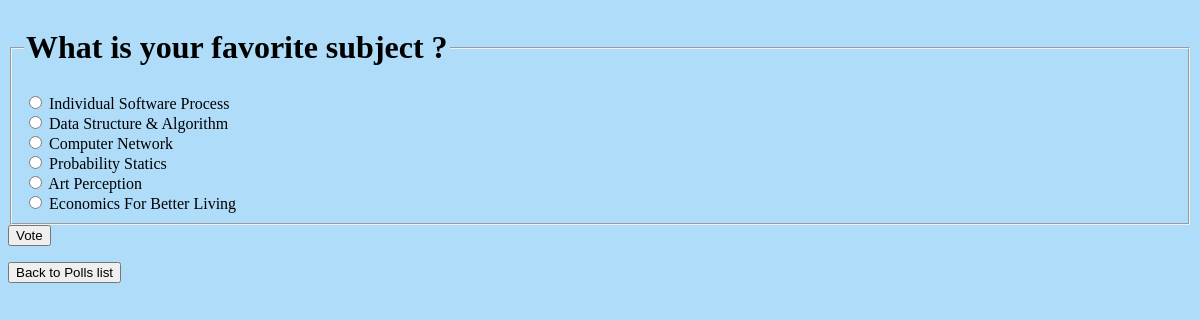
The page /polls/3/ (signed in) on the database its author committed.
### polls/models.py (models this page shows, shortened)
class Question(models.Model):
    question_text = models.CharField(max_length=200)
    pub_date = models.DateTimeField('date published')
    end_date = models.DateTimeField('date ended', null=True)
    def is_published(self):
        return timezone.localtime() >= self.pub_date
    def can_vote(self):
        if self.end_date:
            return self.pub_date <= timezone.localtime() <= self.end_date
        return self.is_published()

class Choice(models.Model):
    question = models.ForeignKey(Question, on_delete=models.CASCADE)
    choice_text = models.CharField(max_length=200)

### polls/views.py (the view, shortened to what this page needs)
# urls.py: path('<int:pk>/', views.DetailView.as_view(), name='detail'),
class DetailView(generic.DetailView, LoginRequiredMixin):
    model = Question
    template_name = 'polls/detail.html'
    def get(self, request, pk):
        if request.user.is_anonymous:
            return redirect(to='http://127.0.0.1:8000/accounts/login')
        user = request.user
        try:
            question = Question.objects.get(pk=pk)
        except (KeyError, Question.DoesNotExist):
            messages.error(request, 'Access to question denied.')
            return HttpResponseRedirect(reverse('polls:index'))
        if question.can_vote():
            try:
                vote_info = (
                    Vote.objects.get(user=user,
                                     choice__in=question.choice_set.all()))
                check = vote_info.choice.choice_text
            except Vote.DoesNotExist:
                check = ''
            return render(request, 'polls/detail.html', {'question': question,
                                                         'check': check})
        elif question.is_published():
            messages.error(request,
                           'Voting period is closed for this question.')
            return HttpResponseRedirect(reverse('polls:results',
                                                args=(question.id,)))
        messages.error(request, 'Access to question denied.')
        return HttpResponseRedirect(reverse('polls:index'))

### polls/templates/polls/detail.html (shortened to what this page needs)
{% load static %}
<link rel="stylesheet" href="{% static 'polls/style.css' %}">
<form action="{% url 'polls:vote' question.id %}" method="post">
<fieldset>
    <legend><h1>{{ question.question_text }}</h1></legend>
    {% for choice in question.choice_set.all %}
        <input type="radio" name="choice" id="choice{{ forloop.counter }}" value="{{ choice.id }}">
        <label for="choice{{ forloop.counter }}">{{ choice.choice_text }}</label><br>
    {% endfor %}
</fieldset>
<input type="submit" value="Vote">
</form>
<a href="{% url 'polls:index' %}">
<button type="button">{{"Back to Polls list"}}</button>
</a>

### rows shown on the page
Question: question_text "What is your favorite subject ?"
Choice: choice_text "Individual Software Process"
Choice: choice_text "Data Structure & Algorithm"
Choice: choice_text "Computer Network"
Choice: choice_text "Probability Statics"
Choice: choice_text "Art Perception"
Choice: choice_text "Economics For Better Living"

### other values the page prints
{{ "Back to Polls list" }} "Back to Polls list"
